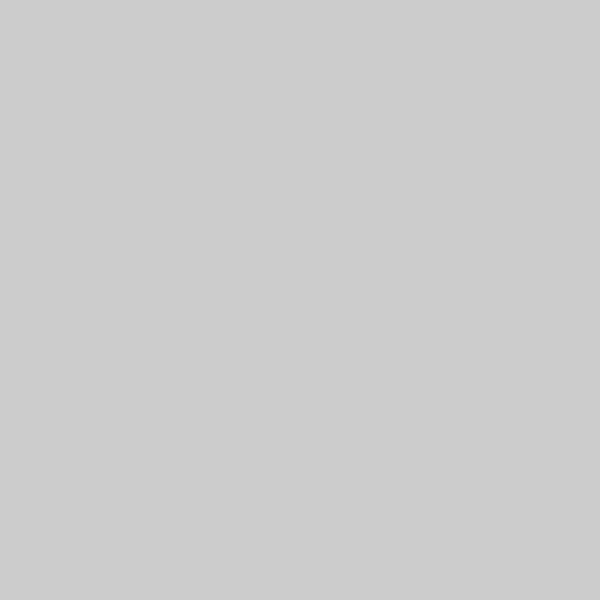
Frame 1 (no input)
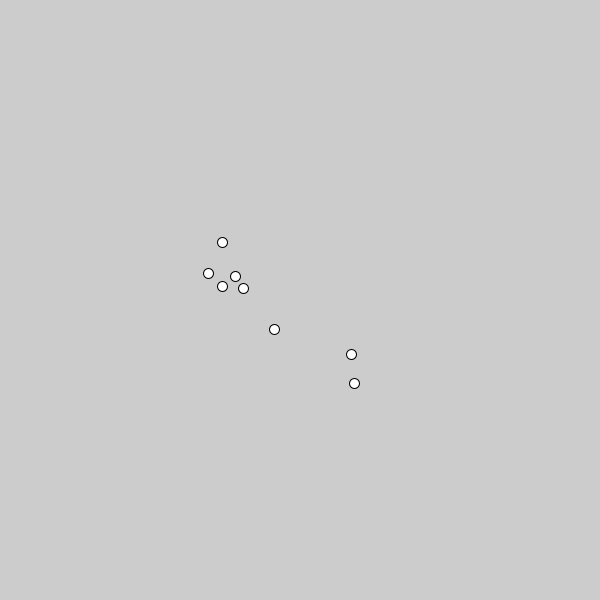
Frame 60 (the mouse pressed at the canvas centre just before this capture)
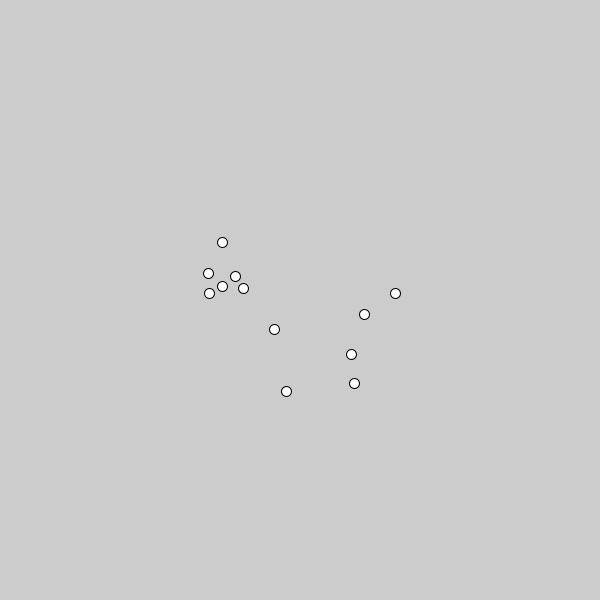
Frame 120 (the mouse held since frame 60 and released just before this capture)

The Processing sketch that drew these frames (run headless with seeded random() and noise(); from frame 60 on, the mouse is pressed at the canvas centre):

// Processing sketch: processing_185743
// ── processing_185743.pde


void setup(){
  size(600,600);
}

void draw(){
  float x= random(width);
   float y= random(width);
   float distancia = (dist(width/2, height/2, x, y));
   if ( distancia< 100){
 ellipse( x, y,10 ,10);
}
}
